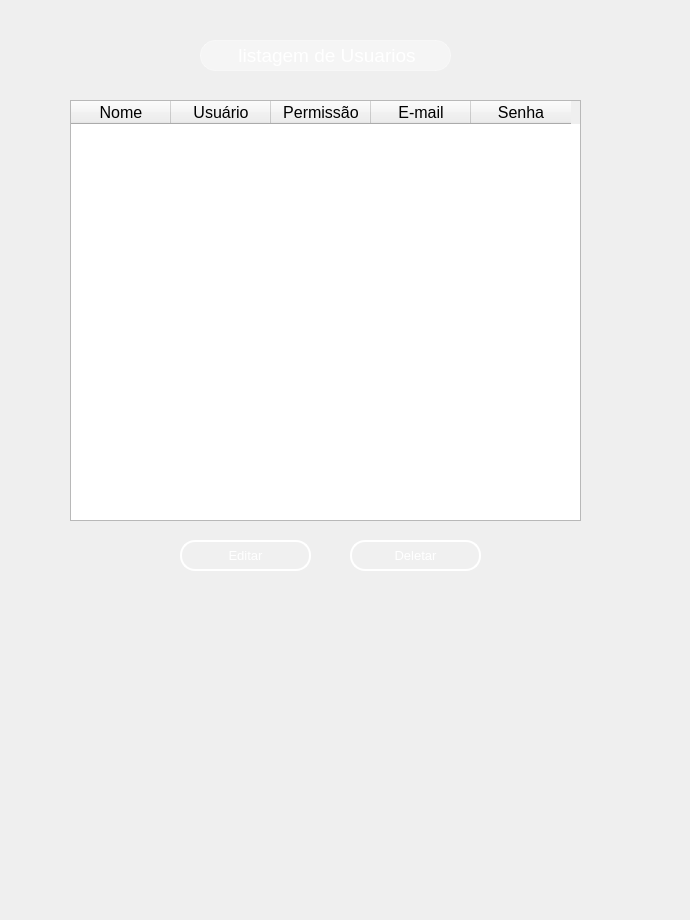
     <widget class="QWidget" name="page_3">
      <widget class="QLabel" name="label_45">
       <property name="geometry">
        <rect>
         <x>200</x>
         <y>40</y>
         <width>251</width>
         <height>31</height>
        </rect>
       </property>
       <property name="styleSheet">
        <string notr="true">QWidget {
    background-color: rgba(255, 255, 255, 90); /* 20% de opacidade */
    border-radius: 15px;
    border: 1px solid rgba(255, 255, 255, 100);
    backdrop-filter: blur(10px);
    /* Sombra inicial sutil nas laterais */
    box-shadow: 0 0 5px rgba(255, 255, 255, 50);
    /* Transição suave para sombra e fundo */
    transition: box-shadow 0.5s ease, background-color 0.5s ease, border 0.5s ease;
}

QWidget:hover {
    background-color: rgba(255, 255, 255, 110); /* Aumenta o brilho */
    border: 1px solid rgba(255, 255, 255, 130);
    /* Sombra mais intensa nas laterais, simulando brilho em movimento */
    box-shadow: 10px 0 15px rgba(255, 255, 255, 100), 
                -10px 0 15px rgba(255, 255, 255, 100);
}</string>
       </property>
       <property name="text">
        <string>&lt;html&gt;&lt;head/&gt;&lt;body&gt;&lt;p align=&quot;center&quot;&gt;&lt;span style=&quot; font-size:14pt; color:#ffffff;&quot;&gt;listagem de Usuarios&lt;/span&gt;&lt;/p&gt;&lt;/body&gt;&lt;/html&gt;</string>
       </property>
      </widget>
      <widget class="QWidget" name="widget_18" native="true">
       <property name="geometry">
        <rect>
         <x>-10</x>
         <y>-120</y>
         <width>681</width>
         <height>911</height>
        </rect>
       </property>
       <property name="styleSheet">
        <string notr="true">QWidget {
    background: qradialgradient(
        cx: 0.5, cy: 0.2, radius: 0.8,
        fx: 0.5, fy: 0.2,
        stop: 0 #7FA3A6,  /* Brilho no topo (mais suave) */
        stop: 0.4 #4E7580, /* Azul intermediário mais escuro */
        stop: 0.7 #27425A, /* Azul mais escuro na transição */
        stop: 1 #0A1A30   /* Azul bem escuro na parte inferior */
    );
}
</string>
       </property>
      </widget>
      <widget class="QTableWidget" name="tableWidget_5">
       <property name="geometry">
        <rect>
         <x>70</x>
         <y>100</y>
         <width>511</width>
         <height>421</height>
        </rect>
       </property>
       <property name="font">
        <font>
         <family>MS Shell Dlg 2</family>
         <pointsize>12</pointsize>
        </font>
       </property>
       <column>
        <property name="text">
         <string>Nome</string>
        </property>
       </column>
       <column>
        <property name="text">
         <string>Usuário</string>
        </property>
       </column>
       <column>
        <property name="text">
         <string>Permissão</string>
        </property>
       </column>
       <column>
        <property name="text">
         <string>E-mail</string>
        </property>
       </column>
       <column>
        <property name="text">
         <string>Senha</string>
        </property>
       </column>
      </widget>
      <widget class="QPushButton" name="editButton_3">
       <property name="geometry">
        <rect>
         <x>180</x>
         <y>540</y>
         <width>131</width>
         <height>31</height>
        </rect>
       </property>
       <property name="font">
        <font>
         <pointsize>10</pointsize>
        </font>
       </property>
       <property name="styleSheet">
        <string notr="true">QPushButton {
    background-color: rgba(255, 255, 255, 0.5);
    border: 5px solid rgba(255, 255, 255, 0.3); /* Borda branca translúcida */
    color: #333333; /* Texto totalmente opaco */
}

QPushButton:hover {
    background-color: rgba(207, 216, 220, 100);
    border-color:rgba(255, 255, 255,255);
    
}

QPushButton:pressed {
    background-color: #A0B2C8; /* Azul acinzentado */
border-color: #003366; /* Azul escuro */
color: #003366;
}
 QPushButton{border: 2px solid rgba(255, 255, 255, 200);
    border-radius: 15px;
    background-color: rgba(0, 0, 0, 0); /* Totalmente transparente */
    
    /* Espaçamento interno */
    padding: 5px 15px;
    
    /* Cor do texto */
    color: white;
    
    /* Melhora a renderização */
    background-clip: padding-box;
}

/* Efeito ao focar */
QPushButton {
    border: 2px solid rgba(255, 255, 255, 255);
    background-color: rgba(255, 255, 255, 20);
}</string>
       </property>
       <property name="text">
        <string>Editar</string>
       </property>
      </widget>
      <widget class="QPushButton" name="dellButton_2">
       <property name="geometry">
        <rect>
         <x>350</x>
         <y>540</y>
         <width>131</width>
         <height>31</height>
        </rect>
       </property>
       <property name="font">
        <font>
         <pointsize>10</pointsize>
        </font>
       </property>
       <property name="styleSheet">
        <string notr="true">QPushButton {
    background-color: rgba(255, 255, 255, 0.5);
    border: 5px solid rgba(255, 255, 255, 0.3); /* Borda branca translúcida */
    color: #333333; /* Texto totalmente opaco */
}

QPushButton:hover {
    background-color: rgba(207, 216, 220, 100);
    border-color:rgba(255, 255, 255,255);
    
}

QPushButton:pressed {
    background-color: #A0B2C8; /* Azul acinzentado */
border-color: #003366; /* Azul escuro */
color: #003366;
}
 QPushButton{border: 2px solid rgba(255, 255, 255, 200);
    border-radius: 15px;
    background-color: rgba(0, 0, 0, 0); /* Totalmente transparente */
    
    /* Espaçamento interno */
    padding: 5px 15px;
    
    /* Cor do texto */
    color: white;
    
    /* Melhora a renderização */
    background-clip: padding-box;
}

/* Efeito ao focar */
QPushButton {
    border: 2px solid rgba(255, 255, 255, 255);
    background-color: rgba(255, 255, 255, 20);
}</string>
       </property>
       <property name="text">
        <string>Deletar</string>
       </property>
      </widget>
      <zorder>widget_18</zorder>
      <zorder>label_45</zorder>
      <zorder>tableWidget_5</zorder>
      <zorder>editButton_3</zorder>
      <zorder>dellButton_2</zorder>
     </widget>
